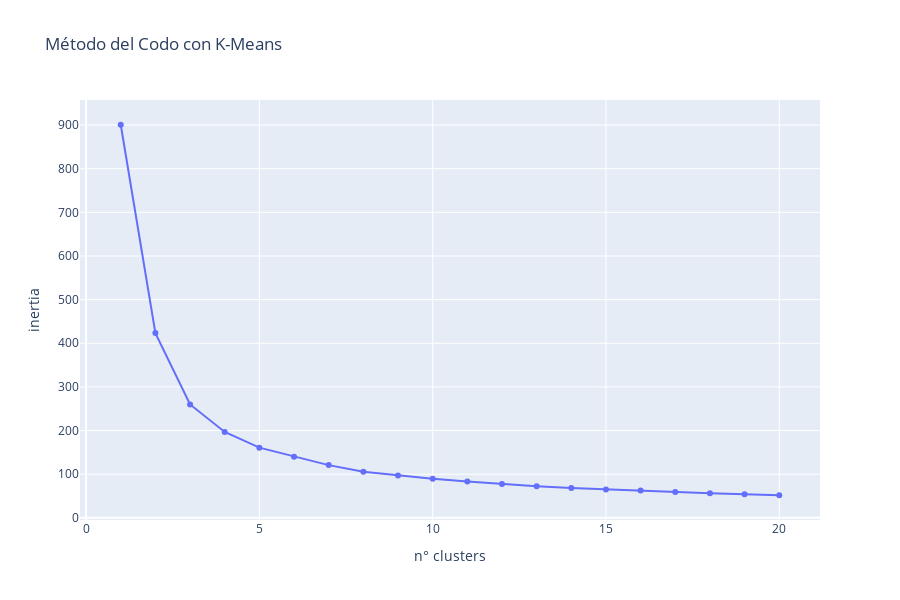

This figure's notebook cell:
### Code cell
px.line(
    inertias,
    x="n° clusters",
    y="inertia",
    title="Método del Codo con K-Means",
    height=600,
    markers=True
)

### Figure 1 — Plotly figure (JSON) as saved in the notebook; plotly's stock layout.template omitted (floating-point values rounded to 4 significant figures)
{"data": [{"hovertemplate": "n° clusters=%{x}<br>inertia=%{y}<extra></extra>", "legendgroup": "", "line": {"color": "#636efa", "dash": "solid"}, "marker": {"symbol": "circle"}, "mode": "lines+markers", "name": "", "orientation": "v", "showlegend": false, "type": "scatter", "x": [1, 2, 3, 4, 5, 6, 7, 8, 9, 10, 11, 12, 13, 14, 15, 16, 17, 18, 19, 20], "xaxis": "x", "y": [900.7, 423.4, 259.8, 196.9, 160.9, 140.1, 120.9, 105.9, 96.97, 89.65, 83.28, 77.52, 72.48, 68.56, 65.17, 62.79, 58.99, 56.39, 54.29, 51.82], "yaxis": "y"}], "layout": {"height": 600, "legend": {"tracegroupgap": 0}, "title": {"text": "Método del Codo con K-Means"}, "xaxis": {"anchor": "y", "domain": [0, 1], "title": {"text": "n° clusters"}}, "yaxis": {"anchor": "x", "domain": [0, 1], "title": {"text": "inertia"}}}}
